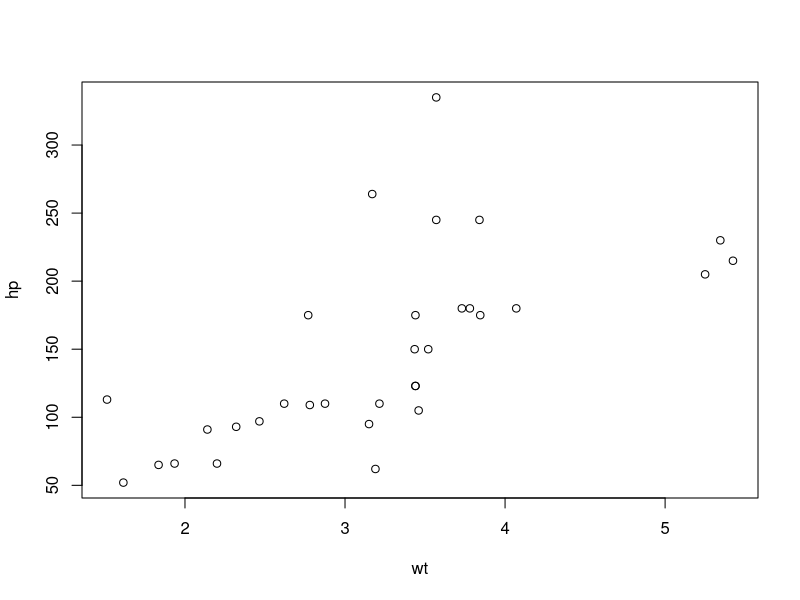

Reproduce this figure in R.
# Correlação de Spearman
# Material didático — Estatística e Ciência de Dados — ICTIN/UFLA
# Fonte: e-book Psicometria Online

plot(hp ~ wt, data = mtcars)
print(cor.test(mtcars$wt, mtcars$hp,
               method = "spearman", exact = FALSE))
